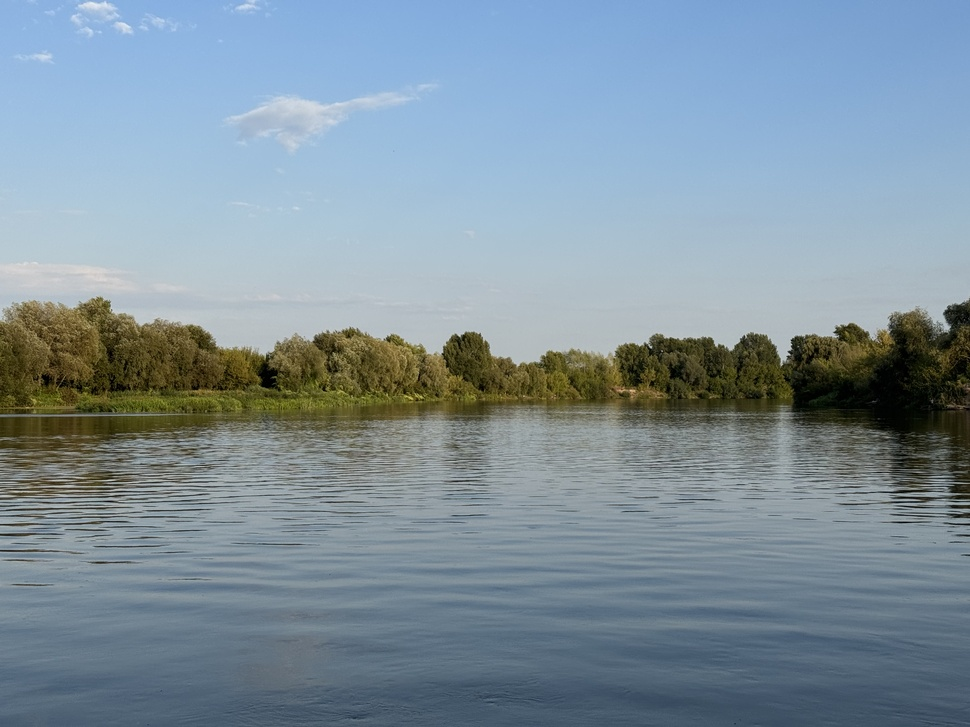
#> input picture more_green.JPG, 970 x 727 px, shrunk from 4032 x 3024 before the run, found by its file name
$ python main2.py
#> lines starting #> are read from the running program, lines starting #| are printed output that depends on the picture
import cv2 as cv


my_image = cv.imread(cv.samples.findFile("more_green.jpg"))
#> my_image is the input picture: shape (727, 970, 3); mean B, G, R 156.6, 145.1, 127.2


# [4 lines of commented-out code are left out]


b, g, r = cv.split(my_image)
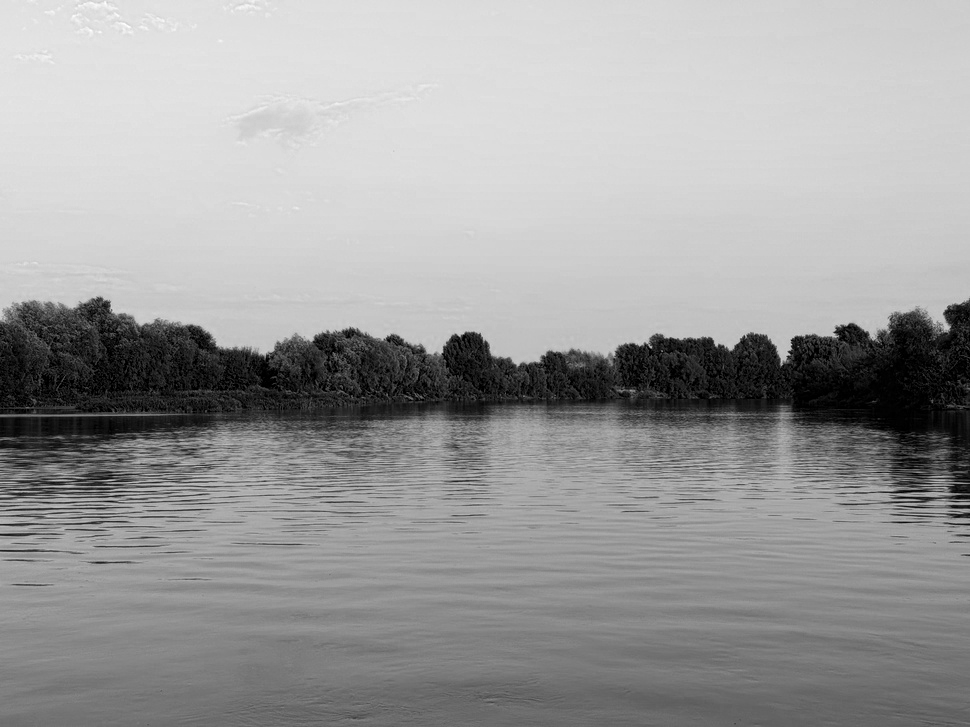
#> b: shape (727, 970); min 0, max 255, mean 156.6
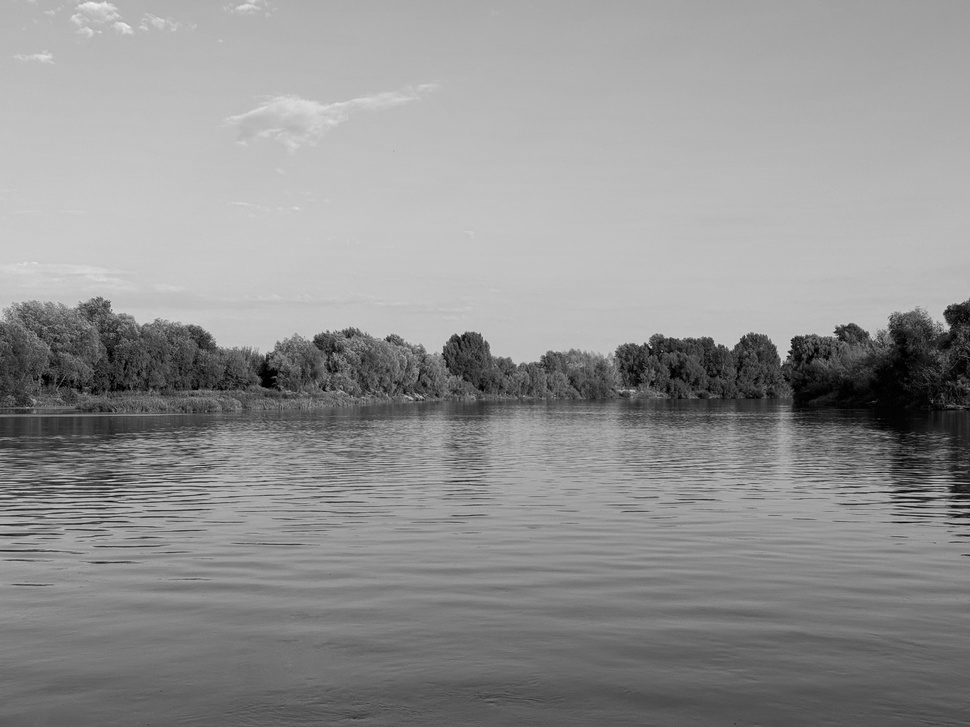
#> g: shape (727, 970); min 0, max 239, mean 145.1
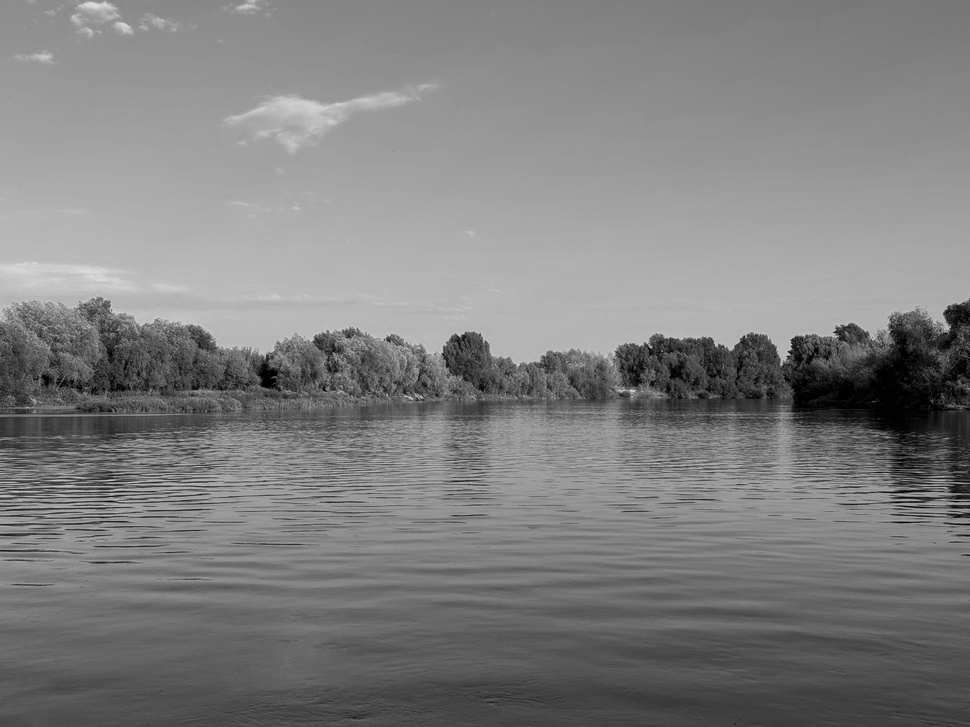
#> r: shape (727, 970); min 0, max 225, mean 127.2
green_image = b
# green_image = my_image[:, :, 1]

# cv.imshow("Green image", green_image)
# k = cv.waitKey(0)


clone1 = green_image.copy()
clone2 = green_image.copy()

# cv.imshow("clone", clone1)
# k = cv.waitKey(0)


min_value, max_value, min_loc, max_loc = cv.minMaxLoc(green_image)
#> min_value = 0; max_value = 255; min_loc = (90, 311); max_loc = (105, 3)
print(f"Значения в зелёном изображении:\n"
      f"Минимальное: {min_value}, максимальное: {max_value}\n"
      f"Позиция минимального: {min_loc}, позиция максимального: {max_loc}")
#| Значения в зелёном изображении:
#| Минимальное: 0.0, максимальное: 255.0
#| Позиция минимального: (90, 311), позиция максимального: (105, 3)


thresh = int(abs((max_value - min_value) / 2.0))
#> thresh = 127
# print(thresh)

clone1[:, :] = thresh
#> clone1: shape (727, 970); every value is 127
# print(clone1)

clone2[:, :] = 0
#> clone2: shape (727, 970); every value is 0
# print(clone2)


cv.compare(green_image, clone1, cv.CMP_GE, clone2)
# print(clone2)
# cv.imshow("Result", clone2)
# k = cv.waitKey(0)


cv.subtract(green_image, thresh / 2, green_image, clone2)
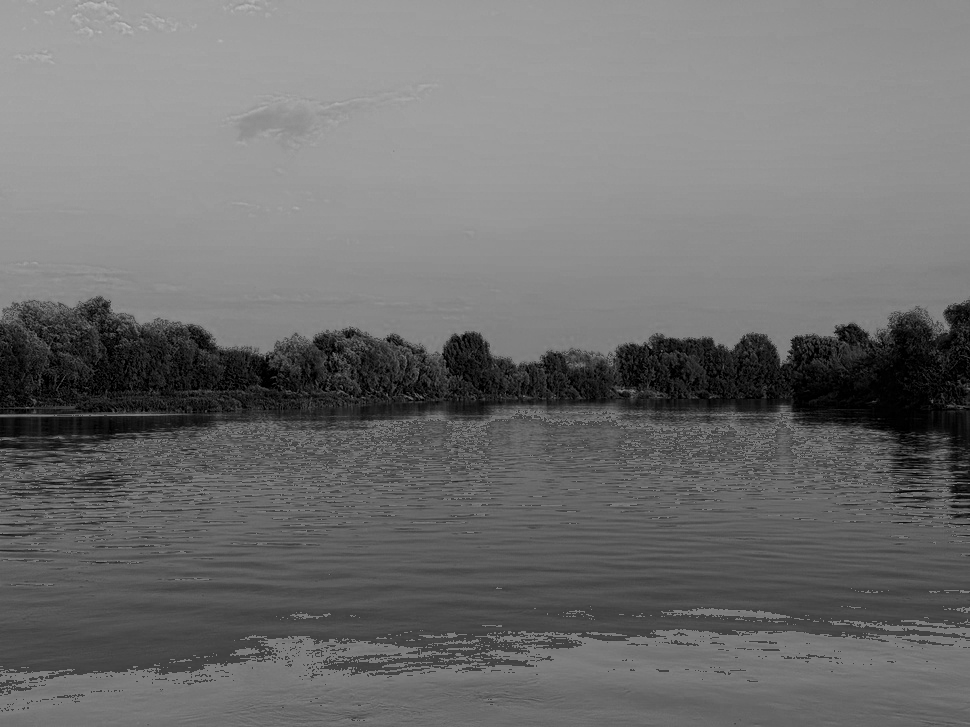
#> green_image: shape (727, 970); min 0, max 191, mean 110.7
# print(green_image)


cv.imshow("Result", green_image)
k = cv.waitKey(0)
#> (key Esc is pressed here)
# if k == ord("s"):
#     cv.imwrite("subtract.jpg", green_image)

$ run again, with cat.JPG copied over more_green.JPG
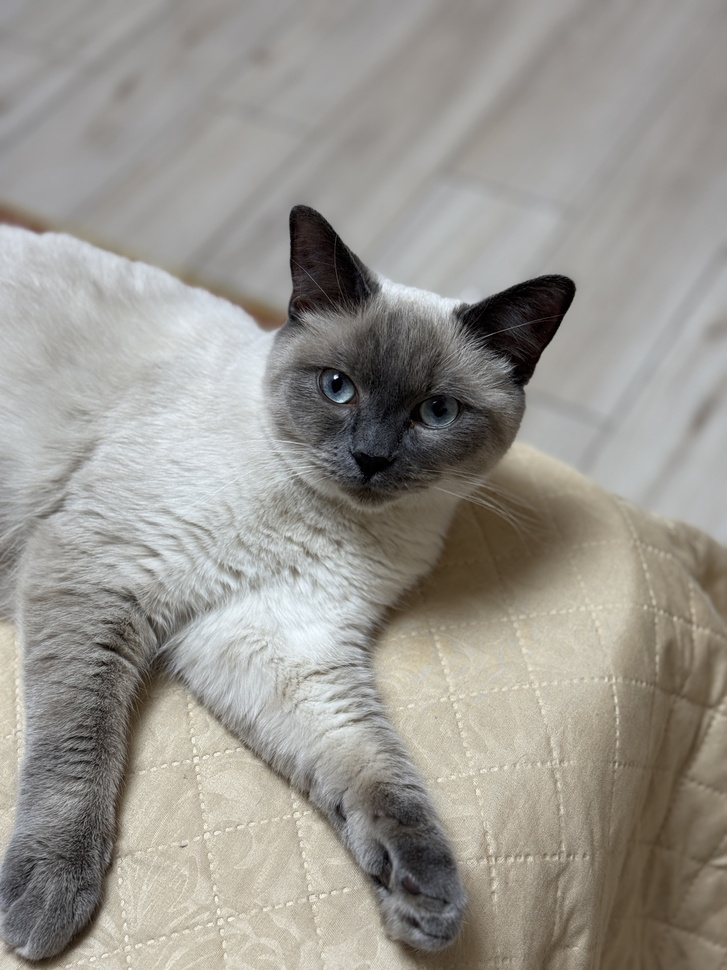
#> input picture cat.JPG, 727 x 970 px, shrunk from 3024 x 4032 before the run, found by its file name
#> my_image is the input picture: shape (970, 727, 3); mean B, G, R 143.8, 150, 153.1
#> `b, g, r = cv.split(my_image)`:
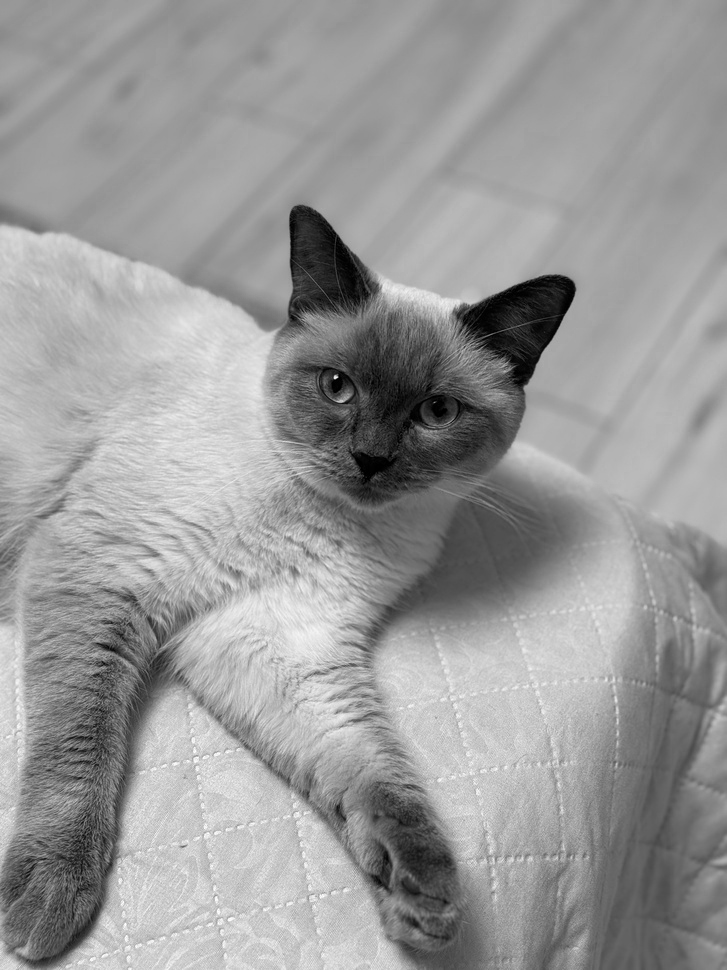
#> r: shape (970, 727); min 0, max 255, mean 153.1
#> min_value = 0; max_value = 255; min_loc = (291, 227); max_loc = (406, 291)
#| Значения в зелёном изображении:
#| Минимальное: 0.0, максимальное: 255.0
#| Позиция минимального: (291, 227), позиция максимального: (406, 291)
#> thresh = 127
#> clone1: shape (970, 727); every value is 127
#> clone2: shape (970, 727); every value is 0
#> `cv.subtract(green_image, thresh / 2, green_image, clone2)`:
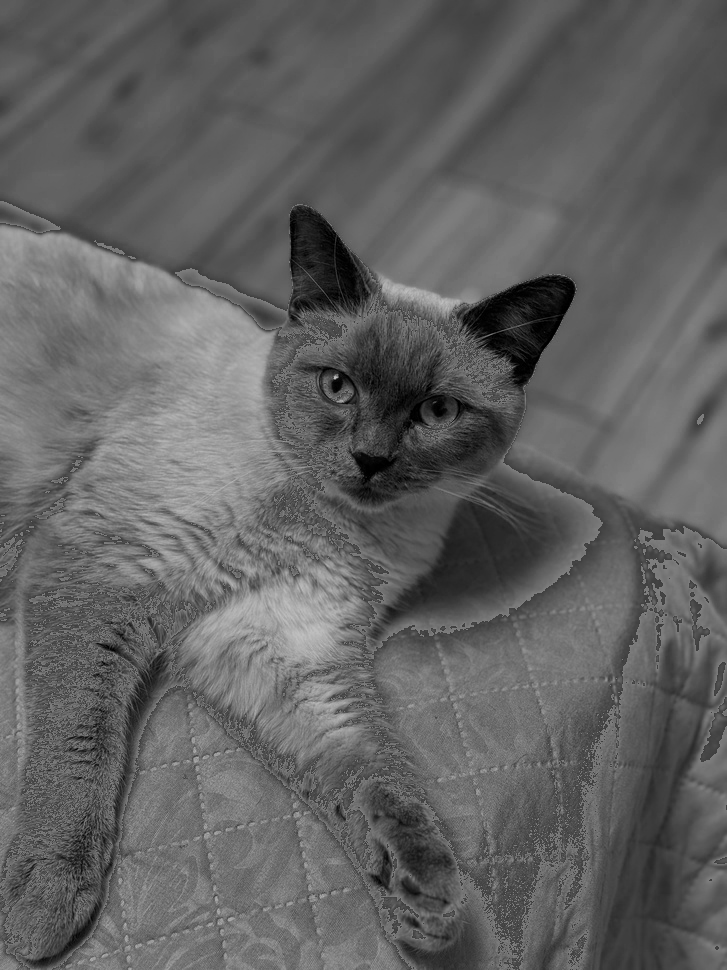
#> green_image: shape (970, 727); min 0, max 191, mean 97.4
